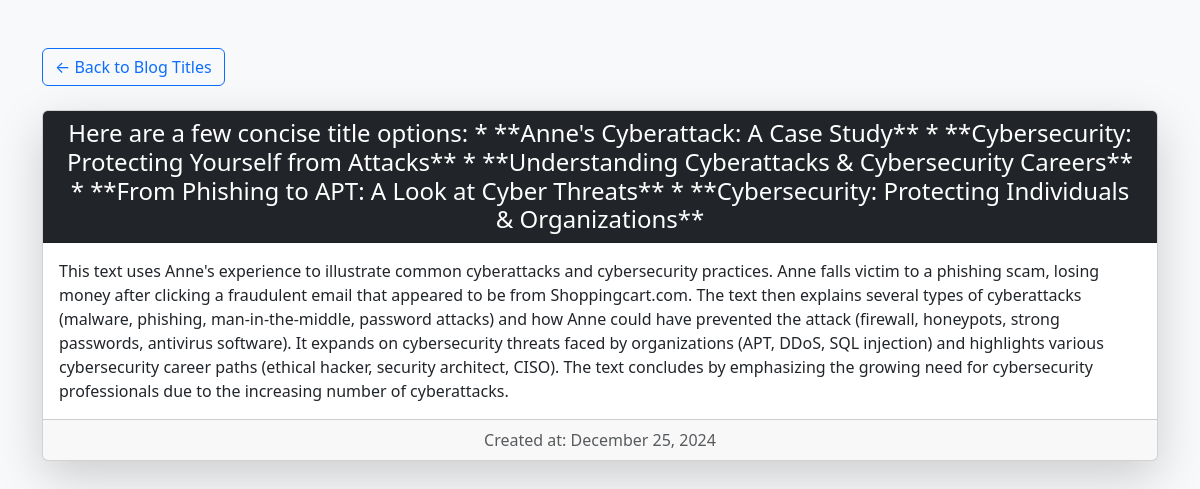
Page /blog/1/ (signed in) on the committed database.
### genai/models.py (models this page shows, shortened)
class GeneratedText(models.Model):
    user = models.ForeignKey(User, on_delete=models.CASCADE, related_name='generated_texts')
    url = models.URLField(max_length=200)
    text = models.TextField()
    title = models.CharField(max_length=200, default="Untitled")  # Set a default value here
    created_at = models.DateTimeField(auto_now_add=True)

### genai/views.py (the view)
# urls.py: path('blog/<int:id>/', views.blog_detail, name='blog_detail'),
@login_required
def blog_detail(request, id):
    blog = get_object_or_404(GeneratedText, id=id)
    return render(request, 'openblog.html', {'blog': blog})

### genai/templates/openblog.html (shortened to what this page needs)
<!doctype html>
<html lang="en">
<head>
    <link href="https://cdn.jsdelivr.net/npm/bootstrap@5.3.2/dist/css/bootstrap.min.css" rel="stylesheet">
</head>
<body class="bg-light">
    <div class="container mt-5">
        <a href="{% url 'blog_list' %}" class="btn btn-outline-primary mb-4">&larr; Back to Blog Titles</a>
        <div class="card shadow-lg">
            <div class="card-header bg-dark text-white text-center">
                <h4 class="mb-0">{{ blog.title }}</h4>
            </div>
            <div class="card-body">
                <p class="card-text">{{ blog.text }}</p>
            </div>
            <div class="card-footer text-muted text-center">
                Created at: {{ blog.created_at|date:"F j, Y" }}
            </div>
        </div>
    </div>
</body>
</html>

### rows in the picture
GeneratedText: title "Here are a few concise title options: * **Anne's Cyberattack: A Case Study** * **Cybersecurity: Protecting Yourself from Attacks** * **Understanding Cyberattacks & Cybersecurity Careers** * **From Phishing to APT: A Look at Cyber Threats** * **Cybersecurity: Protecting Individuals & Organizations**", text "This text uses Anne's experience to illustrate common cyberattacks and cybersecurity practices. Anne falls victim to a phishing scam, losing money after clicking a fraudulent email that appeared to be from Shoppingcart.com. The text then explains several types of cyberattacks (malware, phishing, man-in-the-middle, password attacks) and how Anne could have prevented the attack (firewall, honeypots, strong passwords, antivirus software). It expands on cybersecurity threats faced by organizations (APT, DDoS, SQL injection) and highlights various cybersecurity career paths (ethical hacker, security architect, CISO). The text concludes by emphasizing the growing need for cybersecurity…", created_at "December 25, 2024"
